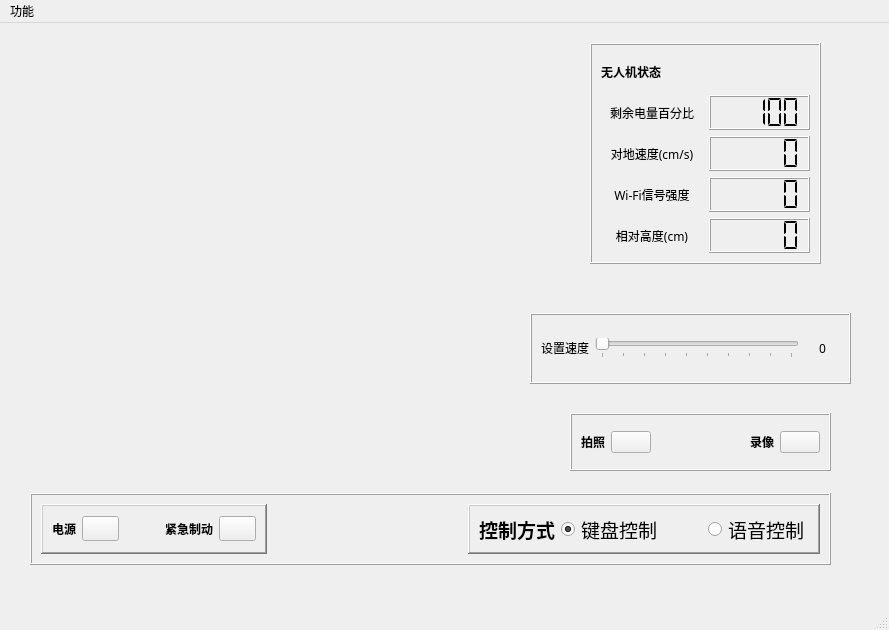
<?xml version="1.0" encoding="UTF-8"?>
<ui version="4.0">
 <class>MainWindow</class>
 <widget class="QMainWindow" name="MainWindow">
  <property name="geometry">
   <rect>
    <x>0</x>
    <y>0</y>
    <width>889</width>
    <height>630</height>
   </rect>
  </property>
  <property name="windowTitle">
   <string>MainWindow</string>
  </property>
  <widget class="QWidget" name="centralwidget">
   <widget class="QLabel" name="label_2">
    <property name="geometry">
     <rect>
      <x>60</x>
      <y>20</y>
      <width>421</width>
      <height>351</height>
     </rect>
    </property>
    <property name="text">
     <string/>
    </property>
   </widget>
   <widget class="QFrame" name="frame_4">
    <property name="geometry">
     <rect>
      <x>30</x>
      <y>470</y>
      <width>801</width>
      <height>72</height>
     </rect>
    </property>
    <property name="frameShape">
     <enum>QFrame::Box</enum>
    </property>
    <property name="frameShadow">
     <enum>QFrame::Raised</enum>
    </property>
    <layout class="QGridLayout" name="gridLayout">
     <item row="0" column="0">
      <widget class="QFrame" name="frame_2">
       <property name="frameShape">
        <enum>QFrame::WinPanel</enum>
       </property>
       <property name="frameShadow">
        <enum>QFrame::Raised</enum>
       </property>
       <layout class="QHBoxLayout" name="horizontalLayout">
        <item>
         <widget class="QLabel" name="label_power">
          <property name="font">
           <font>
            <family>Heiti SC</family>
            <weight>75</weight>
            <bold>true</bold>
           </font>
          </property>
          <property name="text">
           <string>电源</string>
          </property>
          <property name="scaledContents">
           <bool>false</bool>
          </property>
         </widget>
        </item>
        <item>
         <widget class="QPushButton" name="pushButton_5">
          <property name="font">
           <font>
            <family>Heiti SC</family>
           </font>
          </property>
          <property name="cursor">
           <cursorShape>PointingHandCursor</cursorShape>
          </property>
          <property name="text">
           <string/>
          </property>
          <property name="icon">
           <iconset>
            <normaloff>../ico/power_button_442px_1301172_easyicon.net.png</normaloff>../ico/power_button_442px_1301172_easyicon.net.png</iconset>
          </property>
         </widget>
        </item>
        <item>
         <spacer name="horizontalSpacer">
          <property name="orientation">
           <enum>Qt::Horizontal</enum>
          </property>
          <property name="sizeType">
           <enum>QSizePolicy::Preferred</enum>
          </property>
          <property name="sizeHint" stdset="0">
           <size>
            <width>40</width>
            <height>20</height>
           </size>
          </property>
         </spacer>
        </item>
        <item>
         <widget class="QLabel" name="label_emergencyBraking">
          <property name="font">
           <font>
            <family>Heiti SC</family>
            <weight>75</weight>
            <bold>true</bold>
           </font>
          </property>
          <property name="text">
           <string>紧急制动</string>
          </property>
          <property name="alignment">
           <set>Qt::AlignLeading|Qt::AlignLeft|Qt::AlignVCenter</set>
          </property>
         </widget>
        </item>
        <item>
         <widget class="QPushButton" name="pushButton">
          <property name="font">
           <font>
            <family>Heiti SC</family>
           </font>
          </property>
          <property name="cursor">
           <cursorShape>PointingHandCursor</cursorShape>
          </property>
          <property name="text">
           <string/>
          </property>
          <property name="icon">
           <iconset>
            <normaloff>../ico/exclamation_mark_128px_1205806_easyicon.net.ico</normaloff>../ico/exclamation_mark_128px_1205806_easyicon.net.ico</iconset>
          </property>
         </widget>
        </item>
       </layout>
      </widget>
     </item>
     <item row="0" column="2">
      <widget class="QFrame" name="frame_3">
       <property name="frameShape">
        <enum>QFrame::WinPanel</enum>
       </property>
       <property name="frameShadow">
        <enum>QFrame::Raised</enum>
       </property>
       <layout class="QHBoxLayout" name="horizontalLayout_2">
        <item>
         <widget class="QLabel" name="label_3">
          <property name="font">
           <font>
            <family>Heiti SC</family>
            <pointsize>14</pointsize>
            <weight>75</weight>
            <bold>true</bold>
           </font>
          </property>
          <property name="text">
           <string>控制方式</string>
          </property>
         </widget>
        </item>
        <item>
         <widget class="QRadioButton" name="radioButton">
          <property name="font">
           <font>
            <family>Heiti SC</family>
            <pointsize>14</pointsize>
           </font>
          </property>
          <property name="cursor">
           <cursorShape>PointingHandCursor</cursorShape>
          </property>
          <property name="text">
           <string>键盘控制</string>
          </property>
          <property name="icon">
           <iconset>
            <normaloff>../ico/Computer_keyboard_48px_1114050_easyicon.net.ico</normaloff>../ico/Computer_keyboard_48px_1114050_easyicon.net.ico</iconset>
          </property>
          <property name="checked">
           <bool>true</bool>
          </property>
         </widget>
        </item>
        <item>
         <spacer name="horizontalSpacer_2">
          <property name="orientation">
           <enum>Qt::Horizontal</enum>
          </property>
          <property name="sizeHint" stdset="0">
           <size>
            <width>40</width>
            <height>20</height>
           </size>
          </property>
         </spacer>
        </item>
        <item>
         <widget class="QRadioButton" name="radioButton_2">
          <property name="font">
           <font>
            <family>Heiti SC</family>
            <pointsize>14</pointsize>
           </font>
          </property>
          <property name="cursor">
           <cursorShape>PointingHandCursor</cursorShape>
          </property>
          <property name="text">
           <string>语音控制</string>
          </property>
          <property name="icon">
           <iconset>
            <normaloff>../ico/microphone_128px_1215869_easyicon.net.ico</normaloff>../ico/microphone_128px_1215869_easyicon.net.ico</iconset>
          </property>
         </widget>
        </item>
       </layout>
      </widget>
     </item>
     <item row="0" column="1">
      <spacer name="horizontalSpacer_4">
       <property name="orientation">
        <enum>Qt::Horizontal</enum>
       </property>
       <property name="sizeHint" stdset="0">
        <size>
         <width>40</width>
         <height>20</height>
        </size>
       </property>
      </spacer>
     </item>
    </layout>
   </widget>
   <widget class="QFrame" name="frame_5">
    <property name="geometry">
     <rect>
      <x>590</x>
      <y>20</y>
      <width>231</width>
      <height>221</height>
     </rect>
    </property>
    <property name="frameShape">
     <enum>QFrame::Box</enum>
    </property>
    <property name="frameShadow">
     <enum>QFrame::Raised</enum>
    </property>
    <layout class="QGridLayout" name="gridLayout_3">
     <item row="0" column="0">
      <layout class="QGridLayout" name="gridLayout_2">
       <item row="0" column="0" colspan="2">
        <widget class="QLabel" name="label_8">
         <property name="font">
          <font>
           <family>Heiti SC</family>
           <weight>75</weight>
           <bold>true</bold>
          </font>
         </property>
         <property name="text">
          <string>无人机状态</string>
         </property>
        </widget>
       </item>
       <item row="3" column="1">
        <widget class="QLCDNumber" name="lcdNumber_4">
         <property name="segmentStyle">
          <enum>QLCDNumber::Flat</enum>
         </property>
        </widget>
       </item>
       <item row="3" column="0">
        <widget class="QLabel" name="label_7">
         <property name="font">
          <font>
           <family>Heiti SC</family>
          </font>
         </property>
         <property name="text">
          <string>Wi-Fi信号强度</string>
         </property>
         <property name="alignment">
          <set>Qt::AlignCenter</set>
         </property>
        </widget>
       </item>
       <item row="4" column="1">
        <widget class="QLCDNumber" name="lcdNumber_5">
         <property name="segmentStyle">
          <enum>QLCDNumber::Flat</enum>
         </property>
        </widget>
       </item>
       <item row="2" column="1">
        <widget class="QLCDNumber" name="lcdNumber_3">
         <property name="segmentStyle">
          <enum>QLCDNumber::Flat</enum>
         </property>
        </widget>
       </item>
       <item row="1" column="1">
        <widget class="QLCDNumber" name="lcdNumber">
         <property name="smallDecimalPoint">
          <bool>false</bool>
         </property>
         <property name="segmentStyle">
          <enum>QLCDNumber::Flat</enum>
         </property>
         <property name="intValue" stdset="0">
          <number>100</number>
         </property>
        </widget>
       </item>
       <item row="1" column="0">
        <widget class="QLabel" name="label_4">
         <property name="font">
          <font>
           <family>Heiti SC</family>
          </font>
         </property>
         <property name="text">
          <string>剩余电量百分比</string>
         </property>
         <property name="alignment">
          <set>Qt::AlignCenter</set>
         </property>
        </widget>
       </item>
       <item row="2" column="0">
        <widget class="QLabel" name="label_6">
         <property name="font">
          <font>
           <family>Heiti SC</family>
          </font>
         </property>
         <property name="text">
          <string>对地速度(cm/s)</string>
         </property>
         <property name="alignment">
          <set>Qt::AlignCenter</set>
         </property>
        </widget>
       </item>
       <item row="4" column="0">
        <widget class="QLabel" name="label_17">
         <property name="font">
          <font>
           <family>Heiti SC</family>
          </font>
         </property>
         <property name="text">
          <string>相对高度(cm)</string>
         </property>
         <property name="alignment">
          <set>Qt::AlignCenter</set>
         </property>
        </widget>
       </item>
      </layout>
     </item>
    </layout>
   </widget>
   <widget class="QFrame" name="frame">
    <property name="geometry">
     <rect>
      <x>530</x>
      <y>290</y>
      <width>321</width>
      <height>71</height>
     </rect>
    </property>
    <property name="frameShape">
     <enum>QFrame::Box</enum>
    </property>
    <property name="frameShadow">
     <enum>QFrame::Raised</enum>
    </property>
    <layout class="QGridLayout" name="gridLayout_5">
     <item row="0" column="0">
      <layout class="QGridLayout" name="gridLayout_4">
       <item row="0" column="1">
        <widget class="QSlider" name="horizontalSlider_5">
         <property name="minimum">
          <number>10</number>
         </property>
         <property name="maximum">
          <number>100</number>
         </property>
         <property name="orientation">
          <enum>Qt::Horizontal</enum>
         </property>
         <property name="tickPosition">
          <enum>QSlider::TicksBelow</enum>
         </property>
        </widget>
       </item>
       <item row="0" column="0">
        <widget class="QLabel" name="label_5">
         <property name="text">
          <string>设置速度</string>
         </property>
        </widget>
       </item>
       <item row="0" column="2">
        <widget class="QLabel" name="label_20">
         <property name="minimumSize">
          <size>
           <width>35</width>
           <height>0</height>
          </size>
         </property>
         <property name="font">
          <font>
           <family>Heiti SC</family>
          </font>
         </property>
         <property name="text">
          <string>0</string>
         </property>
         <property name="alignment">
          <set>Qt::AlignCenter</set>
         </property>
        </widget>
       </item>
      </layout>
     </item>
    </layout>
   </widget>
   <widget class="QFrame" name="frame_6">
    <property name="geometry">
     <rect>
      <x>570</x>
      <y>390</y>
      <width>261</width>
      <height>58</height>
     </rect>
    </property>
    <property name="frameShape">
     <enum>QFrame::Box</enum>
    </property>
    <property name="frameShadow">
     <enum>QFrame::Raised</enum>
    </property>
    <layout class="QHBoxLayout" name="horizontalLayout_4">
     <item>
      <layout class="QHBoxLayout" name="horizontalLayout_3">
       <item>
        <widget class="QLabel" name="label_9">
         <property name="font">
          <font>
           <family>Heiti SC</family>
           <weight>75</weight>
           <bold>true</bold>
          </font>
         </property>
         <property name="text">
          <string>拍照</string>
         </property>
         <property name="alignment">
          <set>Qt::AlignRight|Qt::AlignTrailing|Qt::AlignVCenter</set>
         </property>
        </widget>
       </item>
       <item>
        <widget class="QPushButton" name="pushButton_2">
         <property name="text">
          <string/>
         </property>
         <property name="icon">
          <iconset>
           <normaloff>../ico/Camera_72px_1197677_easyicon.net.ico</normaloff>../ico/Camera_72px_1197677_easyicon.net.ico</iconset>
         </property>
        </widget>
       </item>
       <item>
        <spacer name="horizontalSpacer_3">
         <property name="orientation">
          <enum>Qt::Horizontal</enum>
         </property>
         <property name="sizeHint" stdset="0">
          <size>
           <width>40</width>
           <height>20</height>
          </size>
         </property>
        </spacer>
       </item>
       <item>
        <widget class="QLabel" name="label_10">
         <property name="font">
          <font>
           <family>Heiti SC</family>
           <weight>75</weight>
           <bold>true</bold>
          </font>
         </property>
         <property name="text">
          <string>录像</string>
         </property>
         <property name="alignment">
          <set>Qt::AlignRight|Qt::AlignTrailing|Qt::AlignVCenter</set>
         </property>
        </widget>
       </item>
       <item>
        <widget class="QPushButton" name="pushButton_3">
         <property name="text">
          <string/>
         </property>
         <property name="icon">
          <iconset>
           <normaloff>../ico/Video_Camera_72px_1197716_easyicon.net.ico</normaloff>../ico/Video_Camera_72px_1197716_easyicon.net.ico</iconset>
         </property>
        </widget>
       </item>
      </layout>
     </item>
    </layout>
   </widget>
  </widget>
  <widget class="QMenuBar" name="menubar">
   <property name="geometry">
    <rect>
     <x>0</x>
     <y>0</y>
     <width>889</width>
     <height>24</height>
    </rect>
   </property>
   <widget class="QMenu" name="menu">
    <property name="title">
     <string>功能</string>
    </property>
    <widget class="QMenu" name="menu_2">
     <property name="title">
      <string>目标跟踪</string>
     </property>
     <addaction name="actiongreenBall"/>
     <addaction name="separator"/>
     <addaction name="actionpeople"/>
    </widget>
    <addaction name="menu_2"/>
    <addaction name="separator"/>
    <addaction name="actionpostureControl"/>
    <addaction name="separator"/>
    <addaction name="actiongestureControl"/>
   </widget>
   <addaction name="menu"/>
  </widget>
  <widget class="QStatusBar" name="statusbar"/>
  <action name="actionpostureControl">
   <property name="text">
    <string>体态控制</string>
   </property>
  </action>
  <action name="actiongestureControl">
   <property name="text">
    <string>手势跟踪</string>
   </property>
  </action>
  <action name="actiongreenBall">
   <property name="text">
    <string>绿色小球</string>
   </property>
  </action>
  <action name="actionpeople">
   <property name="text">
    <string>人</string>
   </property>
  </action>
 </widget>
 <resources/>
 <connections>
  <connection>
   <sender>horizontalSlider_5</sender>
   <signal>valueChanged(int)</signal>
   <receiver>label_20</receiver>
   <slot>setNum(int)</slot>
   <hints>
    <hint type="sourcelabel">
     <x>708</x>
     <y>357</y>
    </hint>
    <hint type="destinationlabel">
     <x>818</x>
     <y>358</y>
    </hint>
   </hints>
  </connection>
 </connections>
</ui>
